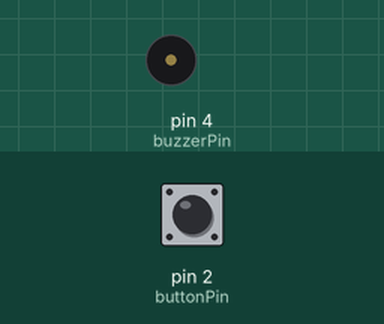
The sketch below on a simulated Arduino Uno, built with avr-gcc and run on an emulated ATmega328P. Parts: buzzer (waves = sounding). The inputs (shaded band) are chosen by the test bench; at power-on: pin 2 (buttonPin) LOW.

Above: at 1.2 s.
1.3 s: pin 2 (buttonPin) pulled HIGH for 0.15 s
At 1.7 s:
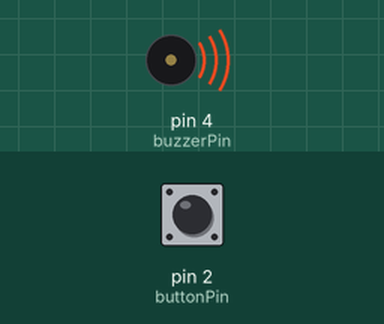
Timing chart, 0 to 10.4 s (numbered marks = the images above; inputs shaded):
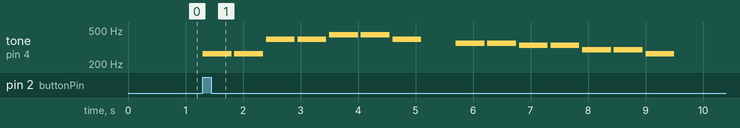

Measured:
- after the input at 1.3 s, tone on pin 4 (buzzerPin): plays 262 Hz for 0.50 s, 262 Hz for 0.50 s, 392 Hz for 0.50 s, 392 Hz for 0.50 s, 440 Hz for 0.50 s, 440 Hz for 0.50 s … (14 notes in this stretch), starting at once

The sketch:

lab3.ino
```cpp
int SOUND_DURATION = 500;
int SILENCE_DURATION = 50;
const int MELODY[] = {1,1,5,5,6,6,5,0,4,4,3,3,2,2,1};
int buttonState = 0;
const int buttonPin = 2;
const int buzzerPin = 4;
const int FREQS[] = {0, 262, 294, 330, 349, 392, 440, 494, 523};
void setup()
{
  // initialize the LED pin as an output:
  pinMode(buzzerPin, OUTPUT);
  // initialize the pushbutton pin as an input:
  pinMode(buttonPin, INPUT);
}

void loop()
{
  buttonState = digitalRead(buttonPin);
  if(buttonState){
  	int sizeOfMelody = sizeof(MELODY) / sizeof(int);
    for(int i = 0; i < sizeOfMelody; i++){
      tone(buzzerPin, FREQS[MELODY[i]], SOUND_DURATION);
      delay(SOUND_DURATION);
      delay(SILENCE_DURATION);
    }
  }
}
```
